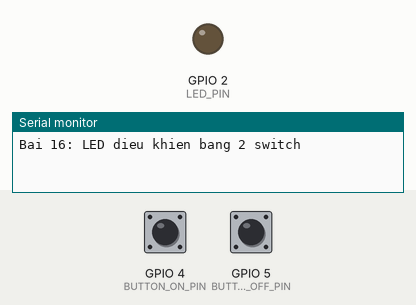
This sketch was run on a simulated ESP32. Shown: output pins drawn as LEDs (lit = HIGH), the last lines printed to the serial monitor. Inputs (shaded band) come from the test bench; at power-on: GPIO 4 (BUTTON_ON_PIN) HIGH, GPIO 5 (BUTTON_OFF_PIN) HIGH.

Above: at 1.2 s.
1.3 s: GPIO 4 (BUTTON_ON_PIN) pulled LOW for 0.15 s
At 2.2 s:
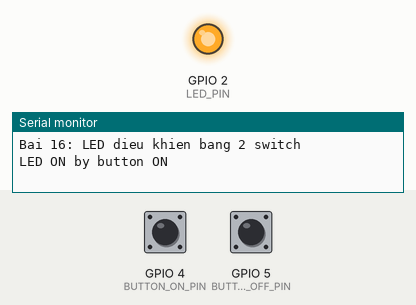
2.9 s: GPIO 5 (BUTTON_OFF_PIN) pulled LOW for 0.15 s
At 3.5 s:
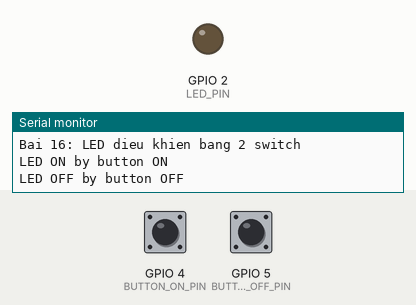
4.5 s: GPIO 4 (BUTTON_ON_PIN) pulled LOW for 1 s
At 5.9 s:
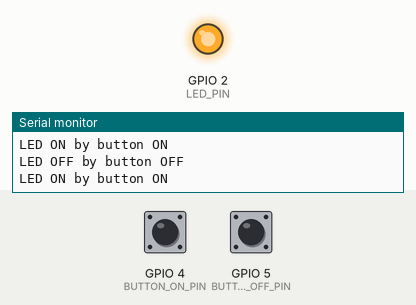
7.0 s: GPIO 5 (BUTTON_OFF_PIN) pulled LOW for 1 s
At 7.8 s:
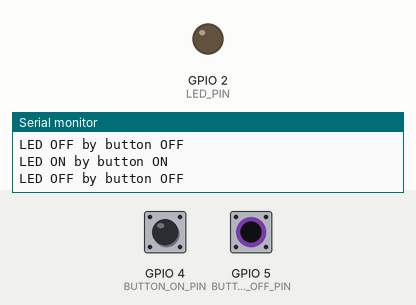
Timing chart, 0 to 10.0 s (numbered marks = the images above; inputs shaded):
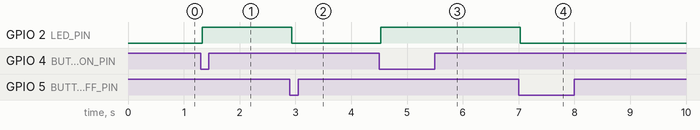

The sketch:

exercise16_LED_TwoSwitches.ino
```cpp
/*
  Bài 16 - Điều khiển một LED bằng hai switch
  Mô tả: nút ON bật LED, nút OFF tắt LED.

  Sơ đồ nối dây:
    ESP32 GPIO2 ---- 220Ω ----|>|---- GND
    ESP32 GPIO4 ---- Nút ON ---- GND
    ESP32 GPIO5 ---- Nút OFF ---- GND
    (Dùng INPUT_PULLUP nên nút nhấn nối giữa chân GPIO và GND)
*/

const uint8_t LED_PIN = 2;
const uint8_t BUTTON_ON_PIN = 4;
const uint8_t BUTTON_OFF_PIN = 5;
const uint32_t DEBOUNCE_MS = 30;

bool ledState = LOW;
bool lastOnRawState = HIGH;
bool lastOffRawState = HIGH;
bool stableOnState = HIGH;
bool stableOffState = HIGH;
uint32_t lastOnDebounceTime = 0;
uint32_t lastOffDebounceTime = 0;

void setup() {
  pinMode(LED_PIN, OUTPUT);
  pinMode(BUTTON_ON_PIN, INPUT_PULLUP);
  pinMode(BUTTON_OFF_PIN, INPUT_PULLUP);

  digitalWrite(LED_PIN, ledState);

  Serial.begin(115200);
  Serial.println("Bai 16: LED dieu khien bang 2 switch");
}

void loop() {
  bool rawOnState = digitalRead(BUTTON_ON_PIN);
  bool rawOffState = digitalRead(BUTTON_OFF_PIN);

  // Xử lý nút ON.
  if (rawOnState != lastOnRawState) {
    lastOnDebounceTime = millis();
  }

  if ((millis() - lastOnDebounceTime) >= DEBOUNCE_MS) {
    if (stableOnState != rawOnState) {
      stableOnState = rawOnState;

      if (stableOnState == LOW) {
        ledState = HIGH;
        digitalWrite(LED_PIN, ledState);
        Serial.println("LED ON by button ON");
      }
    }
  }
  lastOnRawState = rawOnState;

  // Xử lý nút OFF.
  if (rawOffState != lastOffRawState) {
    lastOffDebounceTime = millis();
  }

  if ((millis() - lastOffDebounceTime) >= DEBOUNCE_MS) {
    if (stableOffState != rawOffState) {
      stableOffState = rawOffState;

      if (stableOffState == LOW) {
        ledState = LOW;
        digitalWrite(LED_PIN, ledState);
        Serial.println("LED OFF by button OFF");
      }
    }
  }
  lastOffRawState = rawOffState;
}
```

Measured:
- after the input at 1.3 s, GPIO 2 (LED_PIN): LOW → HIGH at once
- after the input at 2.9 s, GPIO 2 (LED_PIN): HIGH → LOW at once
- after the input at 4.5 s, GPIO 2 (LED_PIN): LOW → HIGH at once
- after the input at 7.0 s, GPIO 2 (LED_PIN): HIGH → LOW at once
